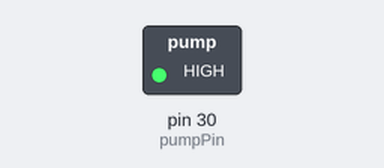
The sketch below on a simulated Arduino Mega 2560, built with avr-gcc and run on an emulated ATmega2560. On the bench: switched loads named in the sketch (green lamp = pin HIGH).

Above: at 1.5 s.
At 5.5 s:
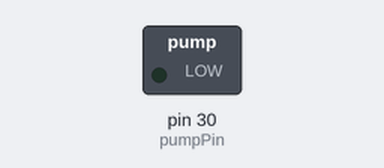
Timing chart, 0 to 10.4 s (numbered marks = the images above):
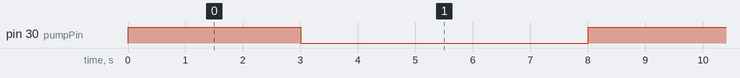

The sketch:

basicPumpStart.ino
```cpp
const int pumpPin = 30;

void setup() {
  pinMode(pumpPin, OUTPUT);
  digitalWrite(pumpPin, LOW); // ריליי כבוי
}

void loop() {
  digitalWrite(pumpPin, HIGH); // מפעיל משאבה
  delay(3000);                 // משאבה עובדת 3 שניות
  digitalWrite(pumpPin, LOW);  // מכבה משאבה
  delay(5000);
}
```

Measured:
- by itself, pin 30 (pumpPin): alternates HIGH for 3.0 s and LOW for 5.0 s
